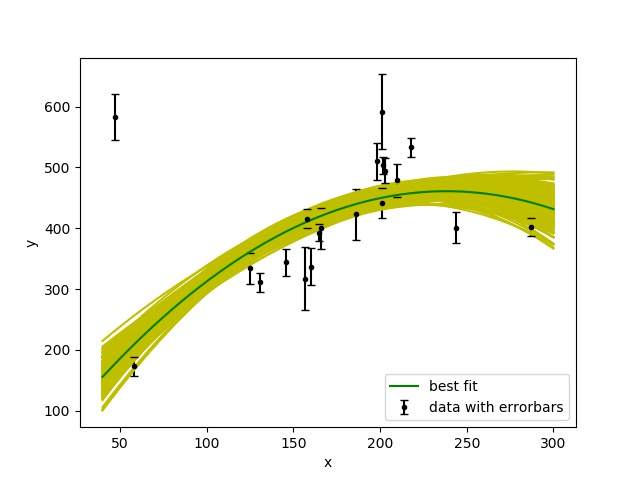

The Python source for this figure:
import matplotlib.pyplot as plt
import numpy as np

def log_L(par,x,y,sigma):
	a,b,c=par
	model=a*x**2+b*x+c
	sigma2=sigma**2
	
	return 0.5*np.sum(np.log(2*np.pi*sigma2)+(y-model)**2/(2*sigma2))  #returns -ln(Likelihood)
def log_prior(par):
	a,b,c=par
	if -500<a<500 and -500<b<500 and -500.0<c<500.0 :                    #our prior probability distribution
		return 0.0
	return -np.inf
def log_post(par,x,y,sigma):
	lp=log_prior(par)
	if not np.isfinite(lp):						#Posterior probability distribution
		return -np.inf
	return lp-log_L(par,x,y,sigma)

from scipy.optimize import minimize

data=np.loadtxt("data10.txt",delimiter='&')	#loading data from file and storing it to x,y and sigma.
x=data[:,1]
y=data[:,2]
sigma=data[:,3]
print(x,y,sigma)

guess=(1.0,2.0,1.0)				#Our initial guess for parameters
soln=minimize(log_L,guess,args=(x,y,sigma)) 

nwalkers, ndim = 50,3

pos=soln.x+ 1e-4*np.random.randn(nwalkers, ndim)	#initializing markov chain

import emcee

sampler=emcee.EnsembleSampler(nwalkers,ndim,log_post,args=(x,y,sigma))
sampler.run_mcmc(pos,4000)						#Getting markov chains with 4000 steps
samples=sampler.get_chain()
p_data=sampler.get_chain(discard=200,thin=10,flat=True)			#flattening data

fig, ax=plt.subplots(3)
fig.suptitle("Markov chains")
ax[0].plot(samples[:,:,0])
ax[0].set_ylabel("a")
ax[1].plot(samples[:,:,1])
ax[1].set_ylabel("b")							#plot of markov chains, three parameters vs steps
ax[2].plot(samples[:,:,2])
ax[2].set_xlabel("steps")
ax[2].set_ylabel("c")
plt.savefig("Markov_chain.jpg")
plt.show()


import corner

medians=np.median(p_data,axis=0)
a_true,b_true,c_true=medians			#finding out parameter values for best fit

la=["a","b","c"]
figu=corner.corner(p_data,labels=la,truths=[a_true,b_true,c_true])
figu.savefig("corner.jpg")						#corner plots showing parameter variation

figa=plt.figure()

x0=np.linspace(40,300,1000)
y_best=a_true*x0**2+b_true*x0+c_true					#Best fit for our model!
pts=np.random.randint(len(p_data), size=200)
for j in pts:
	s=p_data[j]
	a,b,c=s[:3]
	y_rand=a*x0**2+b*x0+c						#plotting random 200 models about the best fit model
	plt.plot(x0,y_rand,'y')						
plt.errorbar(x,y,yerr=sigma,fmt=".k",capsize=3,label="data with errorbars")
plt.xlabel("x")
plt.ylabel("y")
plt.plot(x0,y_best,"g",label="best fit")				#plotting the best fit model
plt.legend()
plt.savefig("p10.jpg")
plt.show()





































